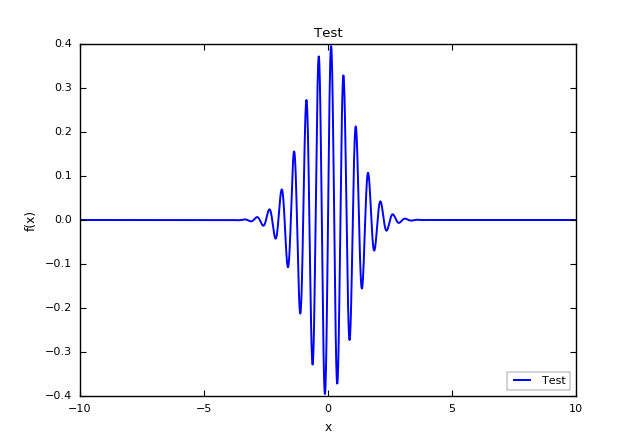

Write the Python code that produced this figure.
#!/usr/bin/env python3
# -*- coding: utf-8 -*-

# See: http://matplotlib.org/users/style_sheets.html

import numpy as np
import matplotlib.pyplot as plt

plt.style.use('seaborn-paper')  # <- SETUP STYLE

# Build datas ###############

x = np.arange(-10, 10, 0.01)
y = np.sin(2. * 2. * np.pi * x) * 1. / np.sqrt(2. * np.pi) * np.exp(-(x**2.)/2.)

# Plot data #################

fig = plt.figure()
ax = fig.add_subplot(111)

ax.plot(x, y, "-", label="Test")

# Set title and labels ######

ax.set_title("Test")
ax.set_xlabel("x")
ax.set_ylabel("f(x)")

# Set legend ################

ax.legend(loc='lower right')

# Save file #################

plt.savefig("plot_style_seaborn_paper.png")

# Plot ######################

plt.show()
